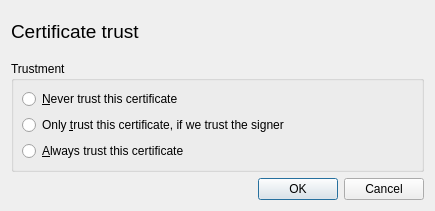
<?xml version="1.0" encoding="UTF-8"?>
<ui version="4.0">
 <class>TrustState</class>
 <widget class="QDialog" name="TrustState">
  <property name="geometry">
   <rect>
    <x>0</x>
    <y>0</y>
    <width>435</width>
    <height>211</height>
   </rect>
  </property>
  <property name="windowTitle">
   <string/>
  </property>
  <layout class="QVBoxLayout" name="verticalLayout">
   <item>
    <layout class="QHBoxLayout">
     <item>
      <widget class="QLabel" name="TextLabel1">
       <property name="font">
        <font>
         <family>Arial</family>
         <pointsize>14</pointsize>
         <weight>50</weight>
         <italic>false</italic>
         <bold>false</bold>
         <underline>false</underline>
         <strikeout>false</strikeout>
        </font>
       </property>
       <property name="text">
        <string>Certificate trust</string>
       </property>
      </widget>
     </item>
     <item>
      <spacer>
       <property name="orientation">
        <enum>Qt::Horizontal</enum>
       </property>
       <property name="sizeType">
        <enum>QSizePolicy::Expanding</enum>
       </property>
       <property name="sizeHint" stdset="0">
        <size>
         <width>20</width>
         <height>20</height>
        </size>
       </property>
      </spacer>
     </item>
     <item>
      <widget class="QLabel" name="image">
       <property name="minimumSize">
        <size>
         <width>95</width>
         <height>40</height>
        </size>
       </property>
       <property name="maximumSize">
        <size>
         <width>95</width>
         <height>40</height>
        </size>
       </property>
       <property name="text">
        <string/>
       </property>
       <property name="scaledContents">
        <bool>true</bool>
       </property>
      </widget>
     </item>
    </layout>
   </item>
   <item>
    <spacer>
     <property name="orientation">
      <enum>Qt::Vertical</enum>
     </property>
     <property name="sizeHint" stdset="0">
      <size>
       <width>20</width>
       <height>40</height>
      </size>
     </property>
    </spacer>
   </item>
   <item>
    <widget class="QGroupBox" name="groupBox">
     <property name="title">
      <string>Trustment</string>
     </property>
     <layout class="QVBoxLayout">
      <property name="margin">
       <number>8</number>
      </property>
      <item>
       <widget class="QRadioButton" name="trust0">
        <property name="text">
         <string>&amp;Never trust this certificate</string>
        </property>
       </widget>
      </item>
      <item>
       <widget class="QRadioButton" name="trust1">
        <property name="text">
         <string>Only &amp;trust this certificate, if we trust the signer</string>
        </property>
       </widget>
      </item>
      <item>
       <widget class="QRadioButton" name="trust2">
        <property name="text">
         <string>&amp;Always trust this certificate</string>
        </property>
       </widget>
      </item>
     </layout>
    </widget>
   </item>
   <item>
    <widget class="QDialogButtonBox" name="buttonBox">
     <property name="standardButtons">
      <set>QDialogButtonBox::Cancel|QDialogButtonBox::Ok</set>
     </property>
    </widget>
   </item>
  </layout>
 </widget>
 <tabstops>
  <tabstop>trust0</tabstop>
  <tabstop>trust1</tabstop>
  <tabstop>trust2</tabstop>
 </tabstops>
 <resources/>
 <connections>
  <connection>
   <sender>buttonBox</sender>
   <signal>accepted()</signal>
   <receiver>TrustState</receiver>
   <slot>accept()</slot>
   <hints>
    <hint type="sourcelabel">
     <x>286</x>
     <y>264</y>
    </hint>
    <hint type="destinationlabel">
     <x>83</x>
     <y>245</y>
    </hint>
   </hints>
  </connection>
  <connection>
   <sender>buttonBox</sender>
   <signal>rejected()</signal>
   <receiver>TrustState</receiver>
   <slot>reject()</slot>
   <hints>
    <hint type="sourcelabel">
     <x>386</x>
     <y>260</y>
    </hint>
    <hint type="destinationlabel">
     <x>430</x>
     <y>85</y>
    </hint>
   </hints>
  </connection>
 </connections>
</ui>
